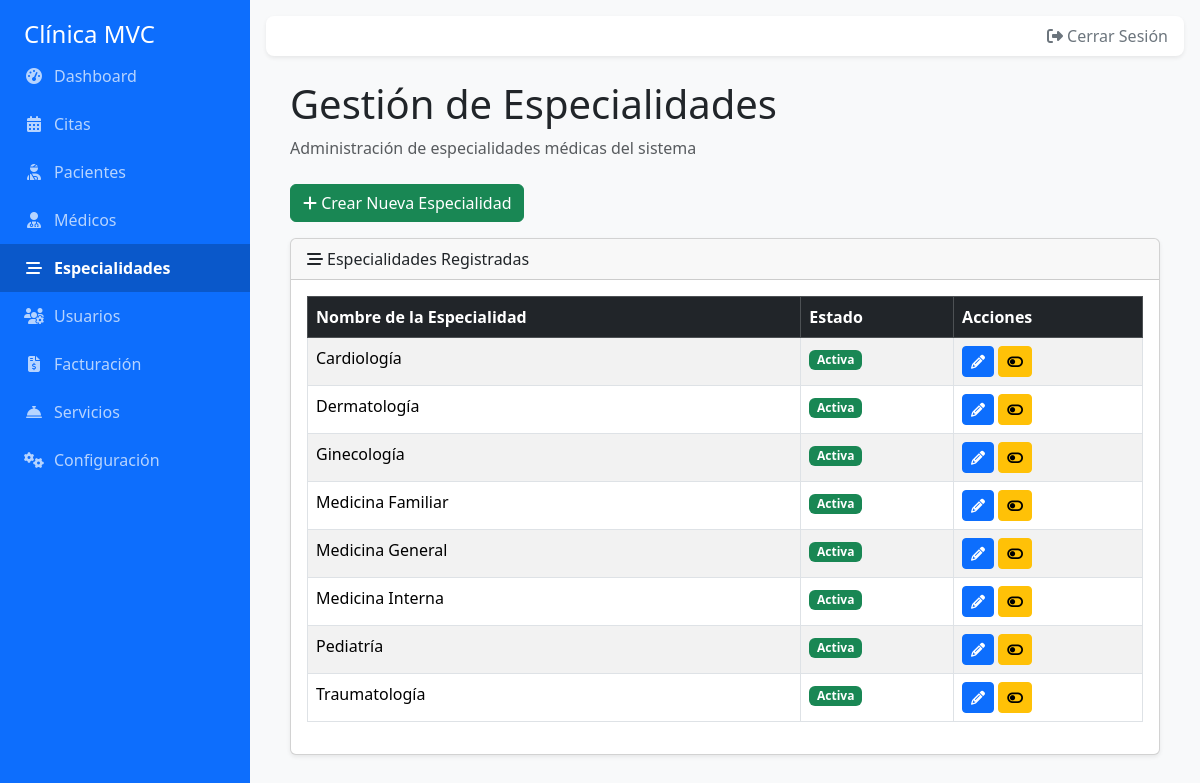
The page /index.php?controller=Especialidad&action=index (signed in) on the database its author committed.
### tables this page shows
CREATE TABLE `especialidades` (
  `id_especialidad` int(11) NOT NULL,
  `nombre_especialidad` varchar(100) NOT NULL,
  `activo` tinyint(1) NOT NULL DEFAULT 1
);

### app/controllers/EspecialidadController.php (called while the page is built, shortened)
<?php
require_once __DIR__ . '/../models/Especialidad.php';
class EspecialidadController {
    public function index() {
        $db = (new Database())->getConnection();
        $especialidad_model = new Especialidad($db);
        $especialidades = $especialidad_model->leerTodas();
        require_once __DIR__ . '/../views/especialidad/index.php';
    }
}

### app/models/Especialidad.php (called while the page is built, shortened)
<?php
class Especialidad {
    private $conn;
    private $tabla = "especialidades";
    public function __construct($db) {
        $this->conn = $db;
    }
    public function leerTodas() {
        $query = "SELECT * FROM " . $this->tabla . " ORDER BY nombre_especialidad ASC";
        $stmt = $this->conn->prepare($query);
        $stmt->execute();
        return $stmt->fetchAll(PDO::FETCH_ASSOC);
    }
}

### app/views/especialidad/index.php (the view, shortened to what this page needs)
<?php
require_once __DIR__ . '/../layout/header.php';
?>
<div class="container-fluid px-4">
    <h1 class="mt-4">Gestión de Especialidades</h1>
    <ol class="breadcrumb mb-4">
        <li class="breadcrumb-item active">Administración de especialidades médicas del sistema</li>
    </ol>
    <div class="mb-3">
        <a href="index.php?controller=Especialidad&action=crear" class="btn btn-success">
            <i class="fas fa-plus"></i> Crear Nueva Especialidad
        </a>
    </div>
    <div class="card mb-4 shadow-sm">
        <div class="card-header"><i class="fas fa-stream me-1"></i>Especialidades Registradas</div>
        <div class="card-body">
            <table class="table table-striped table-hover table-bordered">
                <thead class="table-dark">
                    <tr>
                        <th>Nombre de la Especialidad</th>
                        <th>Estado</th>
                        <th>Acciones</th>
                    </tr>
                </thead>
                <tbody>
                    <?php foreach ($especialidades as $esp): ?>
                    <tr>
                        <td><?php echo htmlspecialchars($esp['nombre_especialidad']); ?></td>
                        <td>
                            <?php if ($esp['activo']): ?>
                                <span class="badge bg-success">Activa</span>
                            <?php else: ?>
                                <span class="badge bg-danger">Inactiva</span>
                            <?php endif; ?>
                        </td>
                        <td>
                            <a href="index.php?controller=Especialidad&action=editar&id=<?php echo $esp['id_especialidad']; ?>" class="btn btn-primary btn-sm" title="Editar">
                                <i class="fas fa-pencil-alt"></i>
                            </a>
                            <?php if ($esp['activo']): ?>
                                <a href="index.php?controller=Especialidad&action=cambiarEstado&id=<?php echo $esp['id_especialidad']; ?>&estado=0" class="btn btn-warning btn-sm" title="Desactivar">
                                    <i class="fas fa-toggle-off"></i>
                                </a>
                            <?php else: ?>
                                <a href="index.php?controller=Especialidad&action=cambiarEstado&id=<?php echo $esp['id_especialidad']; ?>&estado=1" class="btn btn-success btn-sm" title="Activar">
                                    <i class="fas fa-toggle-on"></i>
                                </a>
                            <?php endif; ?>
                        </td>
                    </tr>
                    <?php endforeach; ?>
                </tbody>
            </table>
        </div>
    </div>
</div>
<?php require_once __DIR__ . '/../layout/footer.php'; ?>

### public/index.php (shortened to what this page needs)
<?php
$nombreControlador = isset($_GET['controller']) ? ucfirst($_GET['controller']) . 'Controller' : 'UsuarioController';
$nombreAccion = isset($_GET['action']) ? $_GET['action'] : 'vistaLogin';
$rutaControlador = __DIR__ . '/../app/controllers/' . $nombreControlador . '.php';
if (file_exists($rutaControlador)) {
    if (class_exists($nombreControlador)) {
        $controlador = new $nombreControlador();
        if (method_exists($controlador, $nombreAccion)) {
            $controlador->$nombreAccion();
        } else {
            die("Error 404: La acción '{$nombreAccion}' no fue encontrada en el controlador '{$nombreControlador}'.");
        }
    } else {
        die("Error: La clase del controlador '{$nombreControlador}' no fue encontrada.");
    }
} else {
    die("Error 404: El controlador '{$nombreControlador}' no fue encontrado.");
}

### app/views/layout/header.php (shortened to what this page needs)
<?php
$menuItems = [];
$rolUsuario = $_SESSION['rol'] ?? null;
switch ($rolUsuario) {
    case 'Administrador':
        $menuItems = [
            ['label' => 'Dashboard', 'controller' => 'Admin', 'action' => 'dashboard', 'icon' => 'fa-tachometer-alt'],
            ['label' => 'Citas', 'controller' => 'Cita', 'action' => 'index', 'icon' => 'fa-calendar-alt'],
            ['label' => 'Pacientes', 'controller' => 'Paciente', 'action' => 'index', 'icon' => 'fa-user-injured'],
            ['label' => 'Médicos', 'controller' => 'Medico', 'action' => 'index', 'icon' => 'fa-user-md'],
            ['label' => 'Especialidades', 'controller' => 'Especialidad', 'action' => 'index', 'icon' => 'fa-stream'],
            ['label' => 'Usuarios', 'controller' => 'Admin', 'action' => 'usuarios', 'icon' => 'fa-users-cog'],
            ['label' => 'Facturación', 'controller' => 'Admin', 'action' => 'facturacion', 'icon' => 'fa-file-invoice-dollar'],
            ['label' => 'Servicios', 'controller' => 'Admin', 'action' => 'servicios', 'icon' => 'fa-concierge-bell'],
            ['label' => 'Configuración', 'controller' => 'Admin', 'action' => 'configuracion', 'icon' => 'fa-cogs'],
        ];
        break;
}
?>
<!DOCTYPE html>
<html lang="es">
<head>
    <link href="https://cdn.jsdelivr.net/npm/bootstrap@5.3.3/dist/css/bootstrap.min.css" rel="stylesheet">
    <link rel="stylesheet" href="https://cdnjs.cloudflare.com/ajax/libs/font-awesome/6.4.0/css/all.min.css">
    <link rel="stylesheet" href="css/style.css">
</head>
<body>
<div class="sidebar" id="sidebar">
    <a class="navbar-brand" href="#">Clínica MVC</a>
    <ul class="nav flex-column">
        <?php foreach ($menuItems as $item): ?>
            <?php
                $controladorActual = isset($_GET['controller']) ? $_GET['controller'] : 'Admin';
                $accionActual = isset($_GET['action']) ? $_GET['action'] : 'dashboard';
                $isActive = (ucfirst($controladorActual) === $item['controller'] && $accionActual === $item['action']) ? 'active' : '';
            ?>
            <li class="nav-item">
                <a class="nav-link <?php echo $isActive; ?>" href="index.php?controller=<?php echo $item['controller']; ?>&action=<?php echo $item['action']; ?>">
                    <i class="fas <?php echo $item['icon']; ?>"></i>
                    <?php echo $item['label']; ?>
                </a>
            </li>
        <?php endforeach; ?>
    </ul>
</div>
<div class="main-content" id="main-content">
    <div class="top-bar">
        <?php if (isset($_SESSION['id_usuario'])): ?>
            <a class="btn-logout ms-auto" href="index.php?controller=Usuario&action=cerrarSesion">
                <i class="fas fa-sign-out-alt"></i> Cerrar Sesión
            </a>
        <?php endif; ?>
    </div>
    <div class="content-fluid">

### app/views/layout/footer.php (shortened to what this page needs)
</div> </div> <div class="sidebar-overlay" id="sidebar-overlay"></div>
</body>
</html>

### public/css/style.css (style rules this page uses)
body { display: flex; background-color: #f8f9fa; }
.sidebar { width: 250px; height: 100vh; position: fixed; top: 0; left: -250px; background-color: #0d6efd; padding-top: 1rem; z-index: 1030; transition: left 0.3s ease-in-out; }
.sidebar .navbar-brand { color: #fff; margin-bottom: 1.5rem; padding: 0 1.5rem; font-size: 1.5rem; }
.sidebar .nav-link { color: rgba(255, 255, 255, 0.7); padding: 0.75rem 1.5rem; display: flex; align-items: center; }
.sidebar .nav-link.active { color: #fff; font-weight: bold; background-color: #0a58ca; }
.sidebar .nav-link i { width: 20px; margin-right: 10px; text-align: center; }
.main-content { margin-left: 0; width: 100%; padding: 1rem; transition: margin-left 0.3s ease-in-out; }
.top-bar { display: flex; justify-content: space-between; align-items: center; background-color: white; padding: 0.5rem 1rem; border-radius: 0.5rem; box-shadow: 0 0.125rem 0.25rem rgba(0,0,0,.075); margin-bottom: 1.5rem; }
.btn-logout { color: #6c757d; text-decoration: none; }
@media (min-width: 992px) { .sidebar { left: 0; } }
@media (min-width: 992px) { .main-content { margin-left: 250px; } }

### rows shown on the page
especialidades: nombre_especialidad "Cardiología", activo "Activa"
especialidades: nombre_especialidad "Dermatología", activo "Activa"
especialidades: nombre_especialidad "Ginecología", activo "Activa"
especialidades: nombre_especialidad "Medicina Familiar", activo "Activa"
especialidades: nombre_especialidad "Medicina General", activo "Activa"
especialidades: nombre_especialidad "Medicina Interna", activo "Activa"
especialidades: nombre_especialidad "Pediatría", activo "Activa"
especialidades: nombre_especialidad "Traumatología", activo "Activa"

### other values the page prints
$item['label'] "Dashboard"
$item['label'] "Citas"
$item['label'] "Pacientes"
$item['label'] "Médicos"
$item['label'] "Especialidades"
$item['label'] "Usuarios"
$item['label'] "Facturación"
$item['label'] "Servicios"
$item['label'] "Configuración"
